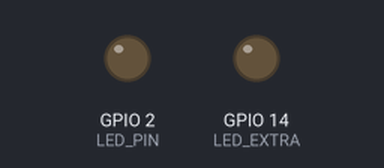
Bench run of a sketch on a simulated ESP8266 (NodeMCU). On the bench: output pins drawn as LEDs (lit = HIGH). WiFi joins after 1.5 s; servers stay silent unless stated; network time is answered at once with the bench clock; the local clock reads 2024-03-15 10:24:30 at power-on unless the sketch sets it; what the sketch prints to the serial monitor is not drawn.

Above: at 0.0 s.
At 1.1 s:
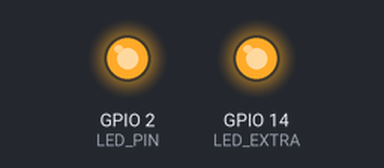
At 2.8 s:
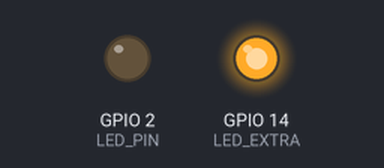
Timing chart, 0 to 4.3 s (numbered marks = the images above):
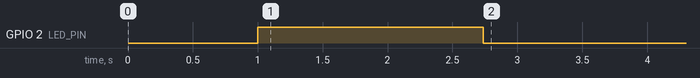

The sketch:

esp_wifi_time_led.ino
```cpp
#include <Wire.h>
#include "RTClib.h"
#include <ESP8266WiFi.h>
#include <NTPClient.h>
#include <WiFiUdp.h>

#define LED_PIN 2   // Onboard LED (GPIO2, active LOW)
#define LED_EXTRA 14  // extra led for notification

void initializeAndSyncRTC() {
  RTC_PCF8563 rtc;
  WiFiUDP ntpUDP;

  const char* ssid = "Ajay_Home";
  const char* password = "Bidyut@1603";
  const long utcOffsetInSeconds = 19800; // India UTC+5:30

  NTPClient timeClient(ntpUDP, "pool.ntp.org", utcOffsetInSeconds, 60000);

  // --- Serial and LED Initialization ---
  Serial.begin(115200);
  delay(1000);  // Allow Serial monitor to start

  pinMode(LED_PIN, OUTPUT); // pin set as output
  pinMode(LED_EXTRA, OUTPUT); // pin set as output

  digitalWrite(LED_PIN, HIGH); // LED OFF initially
  digitalWrite(LED_EXTRA, HIGH);

  Serial.println();
  Serial.println("=== RTC + NTP Initialization ===");

  // --- RTC Check ---
  if (!rtc.begin()) {
    Serial.println("❌ Couldn't find PCF8563 RTC! LED will blink fast.");
    while (true) {
      digitalWrite(LED_PIN, LOW); delay(200);
      digitalWrite(LED_EXTRA, LOW); delay(200);
      digitalWrite(LED_PIN, HIGH); delay(200);
      digitalWrite(LED_EXTRA, HIGH); delay(200);
    }
  }
  Serial.println("✅ PCF8563 RTC found!");

  // --- Connect WiFi ---
  Serial.print("Connecting to WiFi: ");
  Serial.println(ssid);
  WiFi.mode(WIFI_STA);
  WiFi.begin(ssid, password);

  unsigned long startWiFi = millis();
  while (WiFi.status() != WL_CONNECTED && millis() - startWiFi < 15000) {
    delay(500);
    Serial.print(".");
  }

  if (WiFi.status() != WL_CONNECTED) {
    Serial.println("\n❌ WiFi connection failed! LED will blink slowly.");
    while (true) {
      digitalWrite(LED_PIN, LOW); delay(500);
      digitalWrite(LED_EXTRA, LOW); delay(500);
      digitalWrite(LED_PIN, HIGH); delay(500);
      digitalWrite(LED_EXTRA, HIGH); delay(500);
    }
  }
  Serial.println("\n✅ WiFi connected!");

  // --- Get NTP Time ---
  timeClient.begin();
  Serial.println("Getting NTP time...");
  unsigned long startNTP = millis();
  bool ntpSuccess = false;

  while (!timeClient.update()) {
    Serial.println("Waiting for NTP update...");
    timeClient.forceUpdate();
    if (millis() - startNTP > 15000) {  // 15-second timeout
      Serial.println("❌ NTP update failed! LED will blink slowly.");
      ntpSuccess = false;
      break;
    }
    delay(500);
  }

  // If update succeeded before timeout
  if (millis() - startNTP <= 15000) {
    ntpSuccess = true;
  }

  // --- Result ---
  if (ntpSuccess) {
    unsigned long epochTime = timeClient.getEpochTime();
    DateTime ntpTime(epochTime);

    Serial.printf("✅ Setting RTC time to: %04d/%02d/%02d %02d:%02d:%02d\n",
                  ntpTime.year(), ntpTime.month(), ntpTime.day(),
                  ntpTime.hour(), ntpTime.minute(), ntpTime.second());

    rtc.adjust(ntpTime);
    delay(200);
    WiFi.disconnect(true);

    DateTime now = rtc.now();
    Serial.printf("RTC Confirm: %04d/%02d/%02d %02d:%02d:%02d\n",
                  now.year(), now.month(), now.day(),
                  now.hour(), now.minute(), now.second());
    Serial.println("✅ RTC Sync Complete. System Ready.");

    // ✅ LED stays ON for success
    digitalWrite(LED_PIN, LOW);  // Active LOW → LED ON
  }
  else {
    WiFi.disconnect(true);
    Serial.println("❌ RTC not updated (NTP failed). LED will blink slowly.");
    while (true) {
      digitalWrite(LED_PIN, LOW); delay(500);
      digitalWrite(LED_EXTRA, LOW); delay(500);
      digitalWrite(LED_PIN, HIGH); delay(500);
      digitalWrite(LED_EXTRA, HIGH); delay(500);
    }
  }
}

void setup() {
  initializeAndSyncRTC();
}

void loop() {
  // Nothing here
}
```
